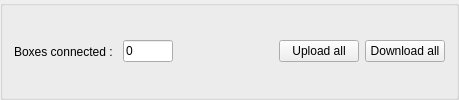
         <widget class="QGroupBox" name="horizontalGroupBox">
          <layout class="QHBoxLayout" name="horizontalLayout_2">
           <item>
            <widget class="QLabel" name="label">
             <property name="text">
              <string>Boxes connected : </string>
             </property>
            </widget>
           </item>
           <item>
            <widget class="QLineEdit" name="lineEdit_4">
             <property name="maximumSize">
              <size>
               <width>50</width>
               <height>16777215</height>
              </size>
             </property>
             <property name="text">
              <string>0</string>
             </property>
             <property name="readOnly">
              <bool>true</bool>
             </property>
            </widget>
           </item>
           <item>
            <spacer name="horizontalSpacer_2">
             <property name="orientation">
              <enum>Qt::Horizontal</enum>
             </property>
             <property name="sizeType">
              <enum>QSizePolicy::Fixed</enum>
             </property>
             <property name="sizeHint" stdset="0">
              <size>
               <width>100</width>
               <height>20</height>
              </size>
             </property>
            </spacer>
           </item>
           <item>
            <widget class="QPushButton" name="pushButton">
             <property name="text">
              <string>Upload all</string>
             </property>
            </widget>
           </item>
           <item>
            <widget class="QPushButton" name="pushButton_3">
             <property name="text">
              <string>Download all</string>
             </property>
            </widget>
           </item>
          </layout>
         </widget>
